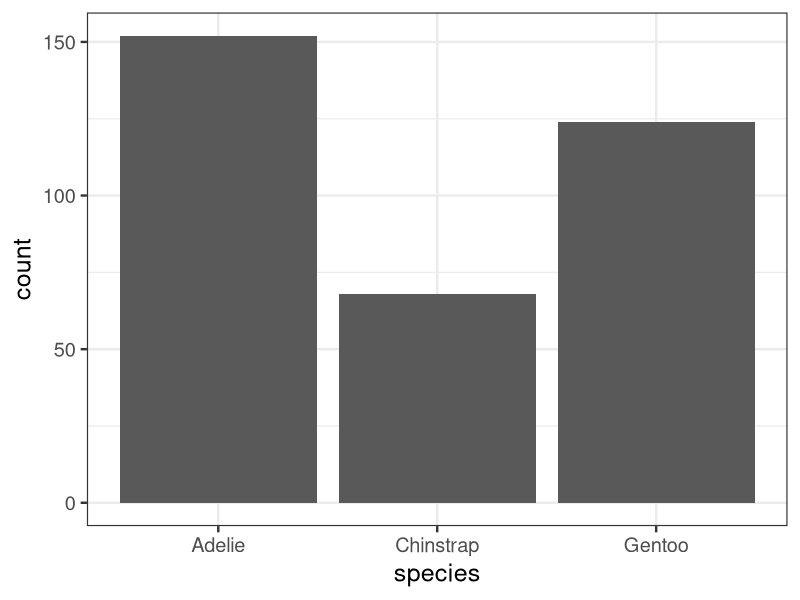
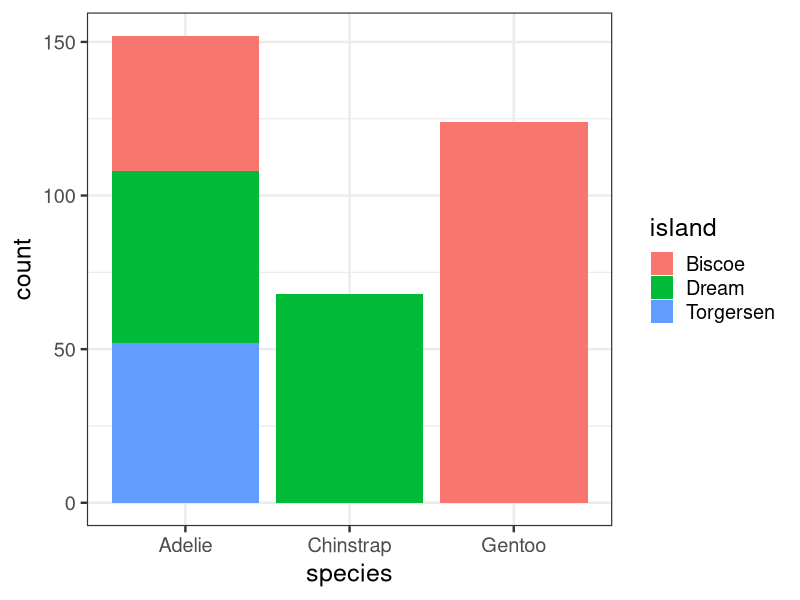
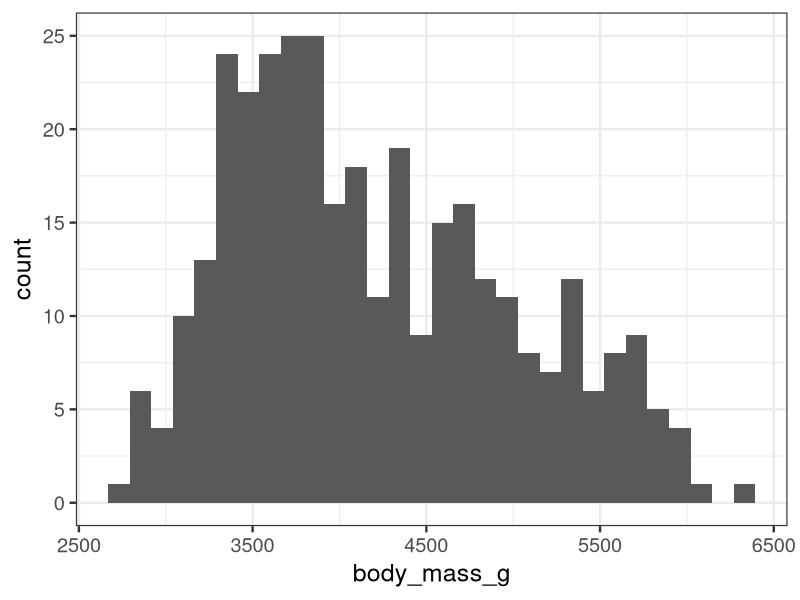
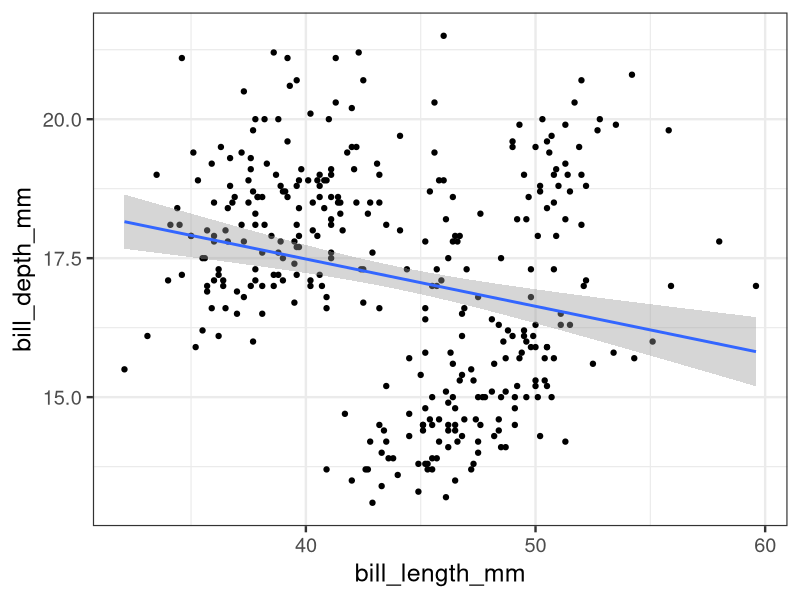
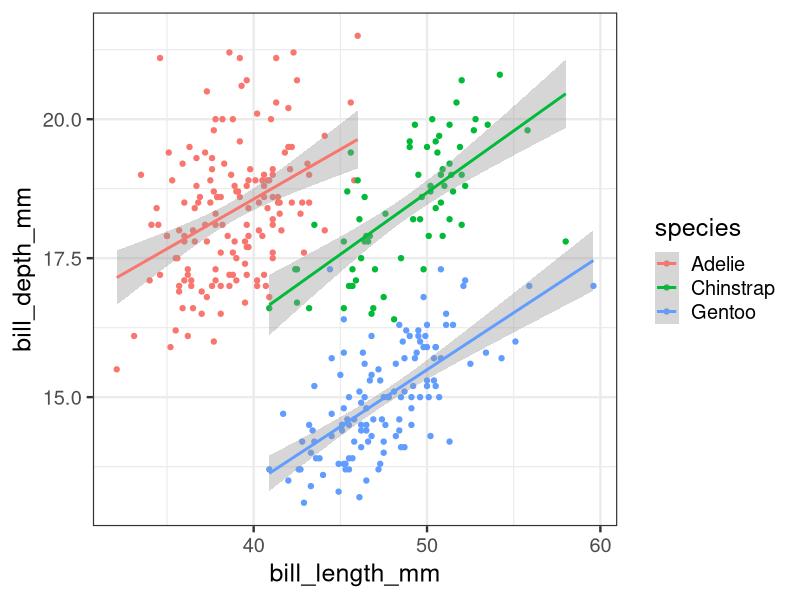

The R source for these figures, in order:
## ---- chunk 1
library(tidyverse)
library(palmerpenguins)
theme_set(theme_bw(18)) # setting the default theme

## ---- chunk 2
# glimpse() allows us to see a quick summary of the dataframe
glimpse(penguins)

## ---- chunk 3
# built-in Base R function that creates a table within the provided variables
table(penguins$species, penguins$island)

# by tabulating data, we can see that certain combinatons do not have any data
## ---- chunk 4
# the following code will provide the same information as the table above, but in long (instead of wide) format

penguins %>% 
  count(species, island)

## ---- chunk 5
#| label: q1

penguins %>% 
  count(species, island) %>% 
  pivot_wider(names_from = island, 
              values_from = n,
              values_fill = 0) # this argument changes NA values to 0

## ---- chunk 6
species_island_table <- table(penguins$species, penguins$island)
addmargins(species_island_table)

## ---- chunk 7
# Row proportions
prop.table(species_island_table, margin = 1)
# Column proportions
prop.table(species_island_table, margin = 2)

# can't do rows and columns simultaneously (fundamentally different things, use different denominators)
## ---- chunk 8
#| label: q2

# by rows
penguins %>% 
  count(species, island) %>% 
  group_by(species) %>% # tells us which variable we're normalizing within; w/out it, will calc the prop overall
  mutate(prop = n /sum(n)) %>% 
  pivot_longer(cols = island, names_to = )

# by columns
penguins %>% 
  count(species, island) %>% 
  group_by(island) %>% # tells us which variable we're normalizing within; w/out it, will calc the prop overall
  mutate(prop = n /sum(n))
  
## ---- chunk 9
ggplot(penguins, aes(species)) +
  geom_bar()

## ---- chunk 10
#| label: q3

ggplot(penguins, aes(species, fill = island)) +
  geom_bar()

## ---- chunk 11
penguins %>% 
  ggplot(aes(body_mass_g)) +
  geom_histogram()

## ---- chunk 12
#| label: q6

body_masses <- penguins$body_mass_g[!is.na(penguins$body_mass_g)]
mean_mass <- mean(body_masses)
sd_mass <- sd(body_masses) # saves logical outcomes


# taking the mean saves the average of the 0s and 1s that make up the logical operators
win1sd <- mean(body_masses >= mean_mass - sd_mass & body_masses <= mean_mass + sd_mass)
win1sd

win2sd <- mean(body_masses >= mean_mass - 2*sd_mass & body_masses <= mean_mass + 2*sd_mass) 
win2sd
## ---- chunk 13
penguins %>% 
  ggplot(aes(bill_length_mm, bill_depth_mm)) +
  geom_point() +
  geom_smooth(method = "lm")

## ---- chunk 14
#| label: q7

penguins %>% 
  ggplot(aes(bill_length_mm, bill_depth_mm, color = species)) +
  geom_point() +
  geom_smooth(method = "lm")

## ---- chunk 15
latvia <- read_csv(here::here("week1", "latvia_forests.csv"))
glimpse(latvia)
